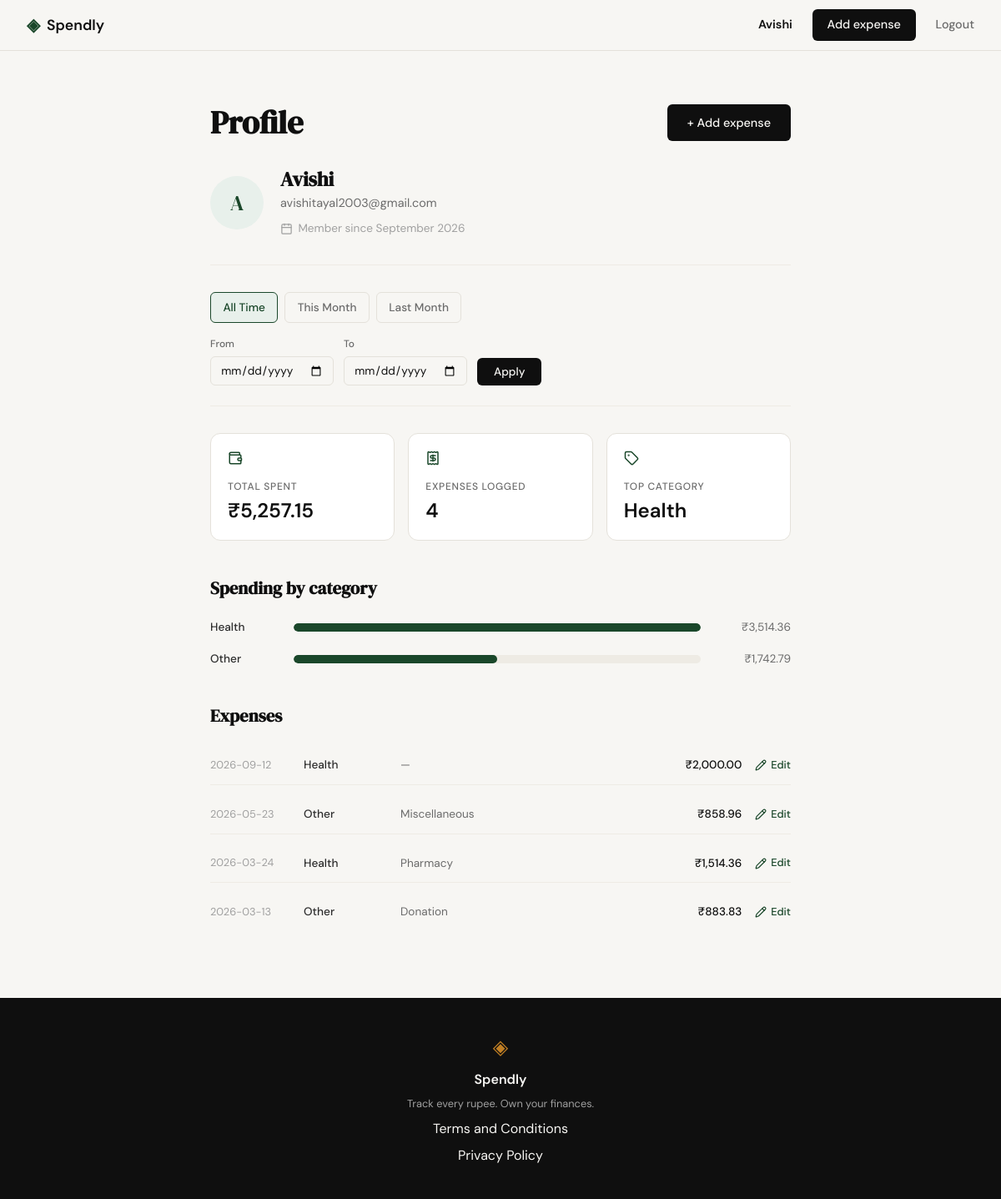
Page /profile (signed in) on the committed database.
### tables this page shows
CREATE TABLE users (
    id            INTEGER PRIMARY KEY AUTOINCREMENT,
    name          TEXT NOT NULL,
    email         TEXT NOT NULL UNIQUE,
    password_hash TEXT NOT NULL,
    created_at    TEXT NOT NULL DEFAULT (datetime('now'))
);

CREATE TABLE expenses (
    id          INTEGER PRIMARY KEY AUTOINCREMENT,
    user_id     INTEGER NOT NULL REFERENCES users(id),
    amount      REAL    NOT NULL,
    category    TEXT    NOT NULL,
    date        TEXT    NOT NULL,          -- 'YYYY-MM-DD'
    description TEXT,
    created_at  TEXT    NOT NULL DEFAULT (datetime('now'))
);

### app.py (the view)
@app.route("/profile")
@login_required
def profile():
    start, end = _parse_date_range(request.args.get("start"), request.args.get("end"))
    is_filtered = start is not None
    params = [g.user["id"]]
    date_clause = ""
    if is_filtered:
        date_clause = " AND date >= ? AND date <= ?"
        params += [start, end]
    conn = get_db()
    try:
        summary = conn.execute(
            "SELECT COUNT(*) AS count, COALESCE(SUM(amount), 0) AS total "
            "FROM expenses WHERE user_id = ?" + date_clause,
            params,
        ).fetchone()
        rows = conn.execute(
            "SELECT category, SUM(amount) AS total "
            "FROM expenses WHERE user_id = ?" + date_clause + " "
            "GROUP BY category ORDER BY total DESC",
            params,
        ).fetchall()
        expenses = conn.execute(
            "SELECT id, amount, category, date, description "
            "FROM expenses WHERE user_id = ?" + date_clause + " "
            "ORDER BY date DESC, id DESC",
            params,
        ).fetchall()
    finally:
        conn.close()
    top_total = rows[0]["total"] if rows else 0
    breakdown = [
        {
            "category": row["category"],
            "total": row["total"],
            "pct": round(row["total"] / top_total * 100) if top_total else 0,
        }
        for row in rows
    ]
    top_category = rows[0]["category"] if rows else None
    if top_category:
        top_category_display = top_category
    elif is_filtered:
        top_category_display = "No expenses in this range"
    else:
        top_category_display = "No expenses yet"
    this_month_start, this_month_end = _month_range(0)
    last_month_start, last_month_end = _month_range(-1)
    return render_template(
        "profile.html",
        expense_count=summary["count"],
        total_spent=summary["total"],
        top_category_display=top_category_display,
        breakdown=breakdown,
        member_since=_month_year(g.user["created_at"]),
        selected_start=start or "",
        selected_end=end or "",
        is_filtered=is_filtered,
        active_filter=_classify_filter(start, end),
        this_month_start=this_month_start,
        this_month_end=this_month_end,
        last_month_start=last_month_start,
        last_month_end=last_month_end,
        expenses=expenses,
    )

### app.py (called while the page is built, shortened)
@app.before_request
def load_logged_in_user():
    user_id = session.get("user_id")
    if user_id is None:
        g.user = None
        return
    conn = get_db()
    try:
        g.user = conn.execute(
            "SELECT id, name, email, created_at FROM users WHERE id = ?", (user_id,)
        ).fetchone()
    finally:
        conn.close()

@app.context_processor
def inject_current_user():
    return {"current_user": g.get("user")}

def login_required(view):
    @wraps(view)
    def wrapped(*args, **kwargs):
        if g.user is None:
            return redirect(url_for("login"))
        return view(*args, **kwargs)
    return wrapped

def _month_year(timestamp):
    if not timestamp:
        return None
    try:
        return datetime.strptime(str(timestamp)[:19], "%Y-%m-%d %H:%M:%S").strftime(
            "%B %Y"
        )
    except ValueError:
        return None

@app.template_filter("rupees")
def rupees(value):
    try:
        amount = float(value)
    except (TypeError, ValueError):
        amount = 0.0
    return f"₹{amount:,.2f}"

def _parse_date_range(start_raw, end_raw):
    if not start_raw or not end_raw:
        return None, None

def _month_range(offset=0):
    today = date.today()
    month_index = today.month - 1 + offset
    year = today.year + month_index // 12
    month = month_index % 12 + 1
    start = date(year, month, 1)
    end = date(year, month, calendar.monthrange(year, month)[1])
    return start.strftime("%Y-%m-%d"), end.strftime("%Y-%m-%d")

def _classify_filter(start, end):
    if start is None:
        return "all_time"
    if (start, end) == _month_range(0):
        return "this_month"
    if (start, end) == _month_range(-1):
        return "last_month"
    return "custom"

### database/db.py (called while the page is built)
def get_db():
    conn = sqlite3.connect(DB_PATH)
    conn.row_factory = sqlite3.Row
    conn.execute("PRAGMA foreign_keys = ON")
    return conn

### templates/profile.html (shortened to what this page needs)
{% extends "base.html" %}
{% block head %}<link rel="stylesheet" href="{{ url_for('static', filename='css/profile.css') }}">{% endblock %}
{% block content %}
<section class="profile">
    <div class="profile-inner">
        <div class="profile-heading-row">
            <h1 class="profile-heading">Profile</h1>
            <a href="{{ url_for('add_expense') }}" class="btn-primary">+ Add expense</a>
        </div>
        <div class="profile-identity">
            <div class="profile-avatar">{{ current_user.name[:1] | upper }}</div>
            <div class="profile-identity-text">
                <h2 class="profile-name">{{ current_user.name }}</h2>
                <p class="profile-email">{{ current_user.email }}</p>
                {% if member_since %}
                <p class="profile-meta">
                    <i data-lucide="calendar"></i> Member since {{ member_since }}
                </p>
                {% endif %}
            </div>
        </div>
        <div class="profile-filter">
            <nav class="profile-filter-quick">
                <a href="{{ url_for('profile') }}"
                   class="profile-filter-link{{ ' active' if active_filter == 'all_time' else '' }}">All Time</a>
                <a href="{{ url_for('profile', start=this_month_start, end=this_month_end) }}"
                   class="profile-filter-link{{ ' active' if active_filter == 'this_month' else '' }}">This Month</a>
                <a href="{{ url_for('profile', start=last_month_start, end=last_month_end) }}"
                   class="profile-filter-link{{ ' active' if active_filter == 'last_month' else '' }}">Last Month</a>
            </nav>
            <form class="profile-filter-form" method="get" action="{{ url_for('profile') }}">
                <div class="profile-filter-field">
                    <label for="filter-start">From</label>
                    <input type="date" id="filter-start" name="start" class="form-input" value="{{ selected_start }}">
                </div>
                <div class="profile-filter-field">
                    <label for="filter-end">To</label>
                    <input type="date" id="filter-end" name="end" class="form-input" value="{{ selected_end }}">
                </div>
                <button type="submit" class="btn-primary profile-filter-submit">Apply</button>
            </form>
        </div>
        <div class="profile-stats">
            <div class="profile-stat-card">
                <span class="profile-stat-icon"><i data-lucide="wallet"></i></span>
                <span class="profile-stat-label">Total spent</span>
                <span class="profile-stat-value">{{ total_spent | rupees }}</span>
            </div>
            <div class="profile-stat-card">
                <span class="profile-stat-icon"><i data-lucide="receipt"></i></span>
                <span class="profile-stat-label">Expenses logged</span>
                <span class="profile-stat-value">{{ expense_count }}</span>
            </div>
            <div class="profile-stat-card">
                <span class="profile-stat-icon"><i data-lucide="tag"></i></span>
                <span class="profile-stat-label">Top category</span>
                <span class="profile-stat-value">{{ top_category_display }}</span>
            </div>
        </div>
        <div class="profile-breakdown">
            <h3 class="profile-breakdown-title">Spending by category</h3>
            {% if breakdown %}
            <ul class="profile-cat-list">
                {% for row in breakdown %}
                <li class="profile-cat-row">
                    <span class="profile-cat-label">{{ row.category }}</span>
                    <span class="profile-cat-track">
                        <span class="profile-cat-bar" style="width: {{ row.pct }}%"></span>
                    </span>
                    <span class="profile-cat-amount">{{ row.total | rupees }}</span>
                </li>
                {% endfor %}
            </ul>
            {% elif is_filtered %}
            <p class="profile-empty">
                No expenses in this range — try a different range or clear the
                filter.
            </p>
            {% else %}
            <p class="profile-empty">
                No expenses yet — once you start logging, your category breakdown
                shows up here.
            </p>
            {% endif %}
        </div>
        <div class="profile-expenses">
            <h3 class="profile-breakdown-title">Expenses</h3>
            {% if expenses %}
            <ul class="profile-expense-list">
                {% for row in expenses %}
                <li class="profile-expense-row">
                    <span class="profile-expense-date">{{ row.date }}</span>
                    <span class="profile-expense-category">{{ row.category }}</span>
                    <span class="profile-expense-description">{{ row.description or "—" }}</span>
                    <span class="profile-expense-amount">{{ row.amount | rupees }}</span>
                    <a href="{{ url_for('edit_expense', id=row.id) }}" class="profile-expense-edit">
                        <i data-lucide="pencil"></i> Edit
                    </a>
                </li>
                {% endfor %}
            </ul>
            {% elif is_filtered %}
            <p class="profile-empty">
                No expenses in this range — try a different range or clear the
                filter.
            </p>
            {% else %}
            <p class="profile-empty">
                No expenses yet — once you start logging, they'll show up here.
            </p>
            {% endif %}
        </div>
    </div>
</section>
{% endblock %}

### templates/base.html (shortened to what this page needs)
<!DOCTYPE html>
<html lang="en">
<head>
    <link rel="stylesheet" href="{{ url_for('static', filename='css/style.css') }}">
    {% block head %}{% endblock %}
</head>
<body>
    <nav class="navbar">
        <div class="nav-inner">
            <a href="{{ url_for('landing') }}" class="nav-brand">
                <span class="brand-icon">◈</span>
                <span class="brand-name">Spendly</span>
            </a>
            <div class="nav-links">
                {% if current_user %}
                <a href="{{ url_for('profile') }}" class="nav-user">{{ current_user.name }}</a>
                <a href="{{ url_for('add_expense') }}" class="nav-cta">Add expense</a>
                <a href="{{ url_for('logout') }}">Logout</a>
                {% else %}
                <a href="{{ url_for('login') }}">Sign in</a>
                <a href="{{ url_for('register') }}" class="nav-cta">Get started</a>
                {% endif %}
            </div>
        </div>
    </nav>
    <main class="main-content">
        {% block content %}{% endblock %}
    </main>
    <footer class="footer">
        <div class="footer-inner">
            <span class="brand-icon">◈</span>
            <span class="footer-name">Spendly</span>
            <p class="footer-copy">Track every rupee. Own your finances.</p>
            <a href="{{ url_for('terms') }}">Terms and Conditions</a>
            <a href="{{ url_for('privacy') }}">Privacy Policy</a>
        </div>
    </footer>
</body>
</html>

### static/css/style.css (style rules this page uses)
:root { --ink: #0f0f0f; --ink-soft: #2d2d2d; --ink-muted: #6b6b6b; --ink-faint: #a0a0a0; --paper: #f7f6f3; --paper-warm: #f0ede6; --paper-card: #ffffff; --accent: #1a472a; --accent-light: #e8f0eb; --accent-2: #c17f24; --accent-2-light: #fdf3e3; --danger: #c0392b; --danger-light: #fdecea; --border: #e4e1da; --border-soft: #eeebe4; --font-display: 'DM Serif Display', Georgia, serif; --font-body: 'DM Sans', system-ui, sans-serif; --max-width: 1200px; --auth-width: 440px; --radius-sm: 6px; --radius-md: 12px; --radius-lg: 20px; }
*, *::before, *::after { box-sizing: border-box; margin: 0; padding: 0; }
html { font-size: 16px; scroll-behavior: smooth; }
body { background: var(--paper); color: var(--ink); font-family: var(--font-body); font-size: 1rem; line-height: 1.6; -webkit-font-smoothing: antialiased; }
a { color: inherit; text-decoration: none; }
.navbar { position: sticky; top: 0; z-index: 100; background: var(--paper); border-bottom: 1px solid var(--border); padding: 0 2rem; }
.nav-inner { max-width: var(--max-width); margin: 0 auto; height: 60px; display: flex; align-items: center; justify-content: space-between; }
.nav-brand { display: flex; align-items: center; gap: 0.5rem; font-family: var(--font-body); font-weight: 600; font-size: 1.1rem; color: var(--ink); }
.brand-icon { color: var(--accent); font-size: 1.3rem; }
.brand-name { color: var(--ink); }
.nav-links { display: flex; align-items: center; gap: 1.5rem; font-size: 0.9rem; font-weight: 500; }
.nav-links a { color: var(--ink-muted); transition: color 0.2s; }
.nav-links a.nav-user { color: var(--ink); font-weight: 600; }
.nav-cta { background: var(--ink) !important; color: var(--paper) !important; padding: 0.45rem 1.1rem; border-radius: var(--radius-sm); transition: background 0.2s !important; }
.main-content { min-height: calc(100vh - 60px - 100px); }
.btn-primary { display: inline-block; background: var(--ink); color: var(--paper); padding: 0.65rem 1.5rem; border-radius: var(--radius-sm); font-family: var(--font-body); font-size: 0.9rem; font-weight: 500; cursor: pointer; border: none; transition: background 0.2s; text-decoration: none; }
.form-input { width: 100%; padding: 0.6rem 0.875rem; border: 1px solid var(--border); border-radius: var(--radius-sm); font-family: var(--font-body); font-size: 0.95rem; color: var(--ink); background: var(--paper); outline: none; transition: border-color 0.2s; }
.form-input::placeholder { color: var(--ink-faint); }
.footer { background: var(--ink); color: var(--paper); padding: 2.5rem 2rem; text-align: center; }
.footer-inner { display: flex; flex-direction: column; align-items: center; gap: 0.4rem; }
.footer .brand-icon { color: var(--accent-2); font-size: 1.5rem; }
.footer-name { font-weight: 600; font-size: 1rem; }
.footer-copy { font-size: 0.8rem; color: var(--ink-faint); }

### rows in the picture
users: name "Avishi", name "A", email "avishitayal2003@gmail.com"
expenses: date "2026-09-12", category "Health", description "—", amount "₹2,000.00"
expenses: date "2026-05-23", category "Other", description "Miscellaneous", amount "₹858.96"
expenses: date "2026-03-24", category "Health", description "Pharmacy", amount "₹1,514.36"
expenses: date "2026-03-13", category "Other", description "Donation", amount "₹883.83"

### other values in the picture
{{ member_since }} "September 2026"
{{ total_spent | rupees }} "₹5,257.15"
{{ expense_count }} "4"
{{ top_category_display }} "Health"
{{ row.category }} "Health" "Other"
{{ row.total | rupees }} "₹3,514.36" "₹1,742.79"
